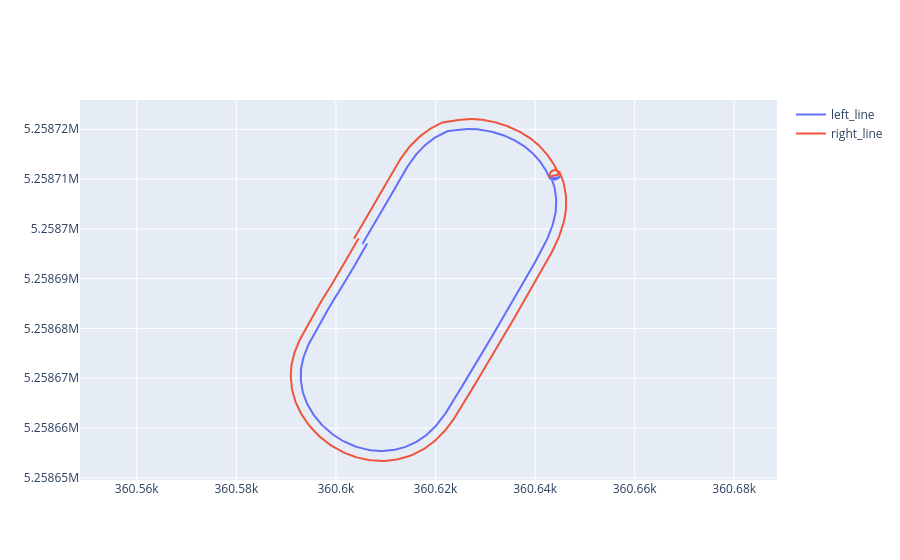

Notebook source saved alongside this figure:
### Code cell
#plot lane1 using plotly
import plotly.graph_objects as go

fig = go.Figure()
# plot with the same scale for x and y
fig.update_xaxes(scaleanchor = "y", scaleratio = 1)

fig.add_trace(go.Scatter(x = clean_path["left_easting"], y = clean_path["left_northing"], mode='lines', name='left_line'))
fig.add_trace(go.Scatter(x = clean_path["right_easting"], y = clean_path["right_northing"], mode='lines', name='right_line'))

#for lane in lanes:
    
    #fig.add_trace(go.Scatter(x = lane[1][:,0], y = lane[1][:,1], mode='lines', name='leftLane'))
    #fig.add_trace(go.Scatter(x = lane[2][:,0], y = lane[2][:,1], mode='lines', name='rightLane'))

fig.show()

### Figure 1 — Plotly figure (JSON) as saved in the notebook; plotly's stock layout.template omitted (floating-point values rounded to 4 significant figures; data arrays with more than 128 entries replaced by an {"elided": "..."} marker saying what was removed)
{"data": [{"mode": "lines", "name": "left_line", "type": "scatter", "x": {"elided": "966 float values"}, "y": {"elided": "966 float values"}}, {"mode": "lines", "name": "right_line", "type": "scatter", "x": {"elided": "966 float values"}, "y": {"elided": "966 float values"}}], "layout": {"xaxis": {"scaleanchor": "y", "scaleratio": 1}}}
